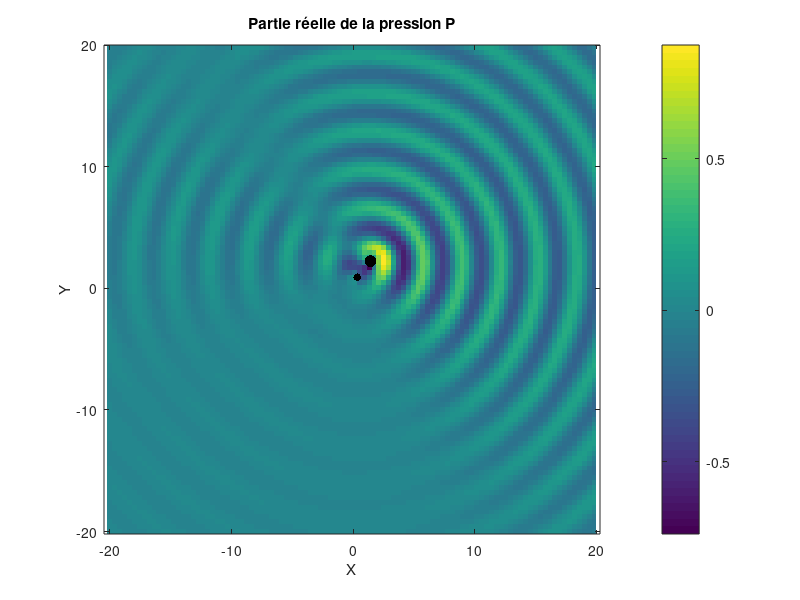

Recreate this plot in MATLAB.
% Charger les données depuis le fichier (modifier 'data.txt' avec le vrai nom)
data = load('outputs/output.txt');

% Extraire les colonnes
x = data(:, 1);
y = data(:, 2);
P_real= data(:,3);
P_imag = data(:,4);

% Extraction de la partie réelle de P depuis la 3ème colonne
% On suppose que la colonne 3 est sous la forme (Re, Im), donc on garde uniquement Re
%P_real = sscanf(data(:, 3), '(%f,%f)');  % Si stocké sous format texte "(Re, Im)"

% Créer une grille régulière pour interpolation
xq = linspace(min(x), max(x), 100);  % 100 points en X
yq = linspace(min(y), max(y), 100);  % 100 points en Y
[Xq, Yq] = meshgrid(xq, yq);

% Interpolation des valeurs de P_real sur la grille
Pq = griddata(x, y, P_real, Xq, Yq, 'linear');

% Affichage de la carte de chaleur
figure;
imagesc(xq, yq, Pq);
colorbar;
xlabel('X');
ylabel('Y');
axis equal;
title('Partie réelle de la pression P');
set(gca, 'YDir', 'normal'); % Correction pour l'orientation de l'image


hold on; % Superposition des cercles noirs

% Charger les cercles depuis maillage.txt
maillage_data = load('outputs/obstacles.txt');

% Déterminer si maillage.txt contient les centres et rayons des cercles
if size(maillage_data, 2) == 3
    % Format : (xc, yc, r) avec xc, yc centre et r rayon
    for i = 1:size(maillage_data, 1)
        xc = maillage_data(i, 1);
        yc = maillage_data(i, 2);
        r = maillage_data(i, 3);

        % Tracer et remplir le cercle en noir
        theta = linspace(0, 2*pi, 100); % 100 points pour un cercle lisse
        x_circle = xc + r * cos(theta);
        y_circle = yc + r * sin(theta);
        fill(x_circle, y_circle, 'k', 'EdgeColor', 'none'); % Cercle noir sans bord
    end
else
    disp("Le fichier maillage.txt ne contient pas des cercles sous la forme (xc, yc, r)");
endif

hold off; % Arrêter la superposition
